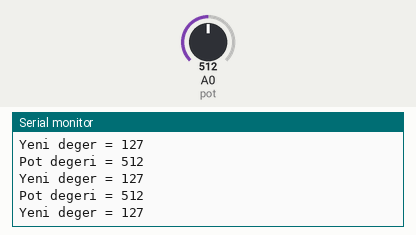
This sketch was run on a simulated Arduino Uno, built with avr-gcc and run on an emulated ATmega328P. Shown: the last lines printed to the serial monitor. The test bench sets the inputs (shaded band); at power-on: A0 (pot) = 512.

Above: at 1.3 s.
1.4 s: A0 (pot) set to 716
At 1.82 s:
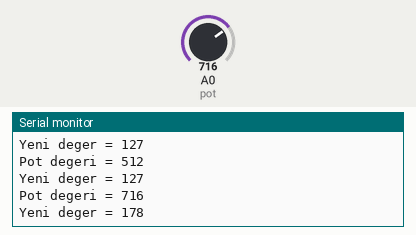
2.9 s: A0 (pot) set to 900
At 3.32 s:
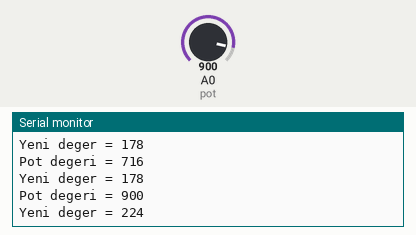
Timing chart, 0 to 5.9 s (numbered marks = the images above; inputs shaded):
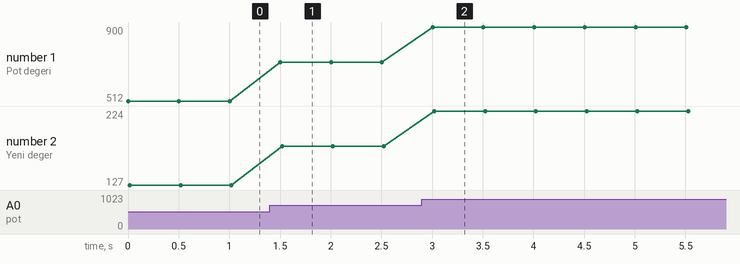

The sketch:

pot.ino
```cpp
/*IEEE Giresun SB 10.05.2018 Perşembe
 * Potansiyometre değerini okuyup Seri Porta yazdırma
 * Ayrıca map fonksiyonu ile 0,1023 arasındaki analog sinyal verileri 0,255 arasına ölçekleniyor
 */
int potDeger;           //Pot değerini tutmak için kullanılacak değişken
int yeniDeger;          //0,255 arasına ölçeklenecek pot verilerini tutacak değişken
void setup() {
  Serial.begin(9600);     //Seri haberleşme başlatılıyor
}
void loop() {
  potDeger = analogRead(A0);        //potun bağlı olduğu analog pin okunarak potDeger'e atanıyor
  Serial.print("Pot degeri = ");    //Okunan değer Seri Porta yazdırılıyor*
  Serial.println(potDeger);         //*
  /*
   * pottan okunan değer 0,1023 arasında idi. Bu değeri 0,255 arasına ölçeklemek için map
   * fonksiyonunu kullandık. map fonksiyonu ;
   * yeniDeger = map(eskiDeger, eDMin, eDMax, yDMin, yDMax);
   * *eD : eskiDeger
   * *yd : yeniDeger
   */
  yeniDeger = map(potDeger, 0, 1023, 0, 255);
  Serial.print("Yeni deger = ");  //Ölçeklenen değer Seri Porta yazılıyor
  Serial.println(yeniDeger);
  delay(500);
}
```

Measured:
- after the input at 1.4 s, the serial monitor: prints a new line after 0.10 s (image 1)
- after the input at 2.9 s, the serial monitor: prints a new line after 0.10 s (image 2)
- plotted number 1: 512 → 716 after the input at 1.4 s, 716 → 900 after the input at 2.9 s
- plotted number 2: 127 → 178 after the input at 1.4 s, 178 → 224 after the input at 2.9 s
